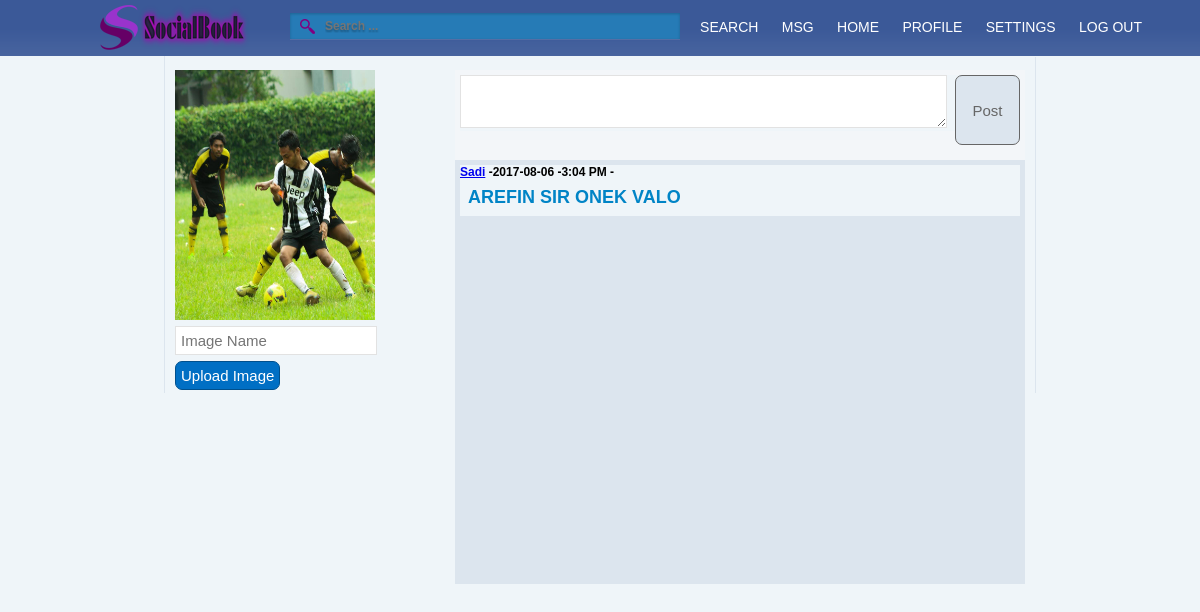
Screenshot of /profile.php?u=Sadi (signed in) with the database file from the repository.
### tables this page shows
CREATE TABLE `posts` (
  `id` int(11) NOT NULL,
  `body` text,
  `date_added` date DEFAULT NULL,
  `added_by` varchar(50) DEFAULT NULL,
  `user_posted_to` varchar(50) DEFAULT NULL,
  `time_added` time DEFAULT NULL
);

CREATE TABLE `users` (
  `id` int(11) NOT NULL,
  `username` varchar(50) DEFAULT NULL,
  `first_name` varchar(50) DEFAULT NULL,
  `last_name` varchar(50) DEFAULT NULL,
  `email` varchar(50) DEFAULT NULL,
  `password` varchar(30) DEFAULT NULL,
  `date` date DEFAULT NULL,
  `image` varchar(50) DEFAULT NULL
);

### profile.php (the view, shortened to what this page needs)
<?php include ("./inc/header.inc.php");
?>
<?php
if (isset($_GET['u'])) {
	$username = ($_GET['u']);
	if (ctype_alnum($username)) {
		$check = mysqli_query($conn, "SELECT username, first_name FROM users WHERE username='$username'");
		if (mysqli_num_rows($check)===1) {
			$get = mysqli_fetch_assoc($check);
			$username = $get['username'];
		}
		else
		{
		echo "<meta http-equiv=\"refresh\" content=\"0; url=http://localhost/SdSocialBook/index.php\">";
		exit();
		}
	}
}
?>
<div class="postForm" style=" float: right; width: 560px; height: 80px; background-color: #F3F6F9; padding: 5px;">
	<form action="profile.php" method="post">
		<textarea id="post" name="post" rows="3" cols="79"></textarea>
		<input type="submit" name="send" value="Post" style="background-color: #DCE5EE; float: right; border: 1px solid #666; color:#666;height:70px; width: 65px;margin-top: 0px;" />
	</form>
</div>
<div class="profilePosts" style=" float: right; width: 560px; height: 414px; background-color: #DCE5EE; padding: 5px;">
	<?php
		$sql = "SELECT * FROM posts WHERE added_by='$username' order by id DESC";
       	$result=mysqli_query($conn,$sql);
		while($row=mysqli_fetch_assoc($result)){
			$body = $row['body'];
			$date_added = $row['date_added'];
			$added_by = $row['added_by'];
			$time_added = $row['time_added'];
            $time_added2 =date("g:i A", strtotime($time_added));
			echo "<div class='posted_by' style='font-weight: 800; color: #000;'><a href='http://localhost/SdSocialBook/profile.php?u=$username'>$added_by</a> -$date_added -$time_added2 -</div><h2>$body</h2><br />";
		}
	?>
</div>
<img src="img/<?php
	$sql="SELECT image FROM users WHERE username='$username'";
	$result=mysqli_query($conn,$sql);
	if($row=mysqli_fetch_assoc($result)){
		$im=$row['image'];
		echo "$im";
	}
 ?>" height="250" width="200" alt="<?php echo $username; ?>'s Profile photo" title="<?php echo $username; ?>'s Profile"/>
<br />
<form method="post" action="#">
	<input type="text" name="imagePath" id="noneText" style="	background-color: #FFFFFF;border: 1px solid #E2E2E2;font-size: 15px;padding: 5px;width: 190px;margin-bottom: 3px;margin-top: 3px;outline: none;" placeholder="Image Name"><br />
	<input type="submit" name="imageUpload" value="Upload Image">
</form>

### style/style.css (style rules this page uses)
* { margin:0px; padding: 0px; font-family: Arial, Helvetica , Sans-serif; font-size: 12px; background-color: #eff5f9; }
h2 { font-family: Arial, Helvetica, Sans-serif; font-size: 18px; padding: 8px; color: #0084c6; }
input[type="text"] { background-color: #FFFFFF; border: 1px solid #E2E2E2; font-size: 15px; padding: 5px; width: 300px; margin-bottom: 3px; margin-top: 3px; outline: none; }
input[type="submit"] { background-color: #006FC4; border: 1px solid #00508D; font-size: 15px; color: #FFFFFF; padding: 5px; margin-bottom: 3px; margin-top: 3px; border-radius: 7px; }
#post { width: 485px; margin-left: 0px; background-color: #FFFFFF; border: 1px solid #E2E2E2; font-size: 15px; outline: none; }

### rows the page displays
posts: added_by "Sadi", date_added "2017-08-06", time_added "3:04 PM", body "AREFIN SIR ONEK VALO"
users: image+username (picture)
